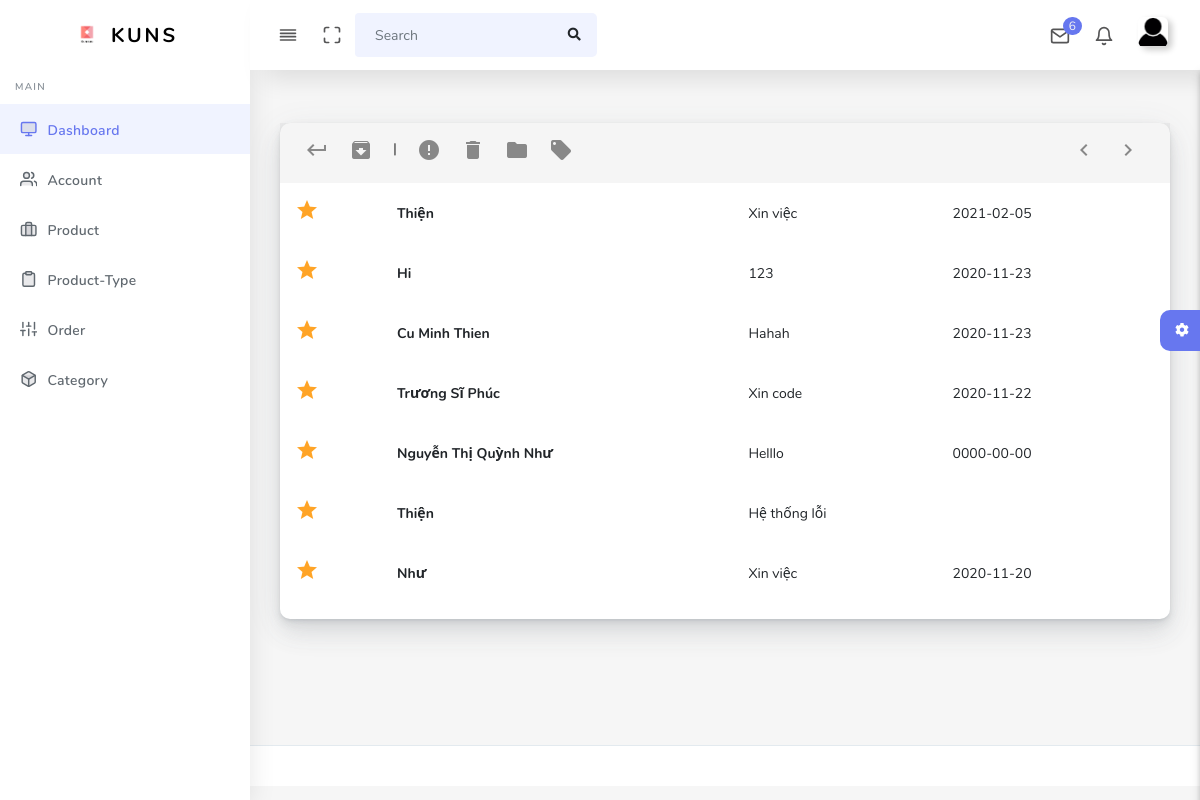
Screenshot of /Admin/index.php?act=mail (signed in) with the database file from the repository.
### tables this page shows
CREATE TABLE `lienhe` (
  `ConID` int(11) NOT NULL,
  `name` varchar(255) NOT NULL,
  `email` varchar(255) NOT NULL,
  `phone` varchar(255) NOT NULL,
  `problem` varchar(255) NOT NULL,
  `message` mediumtext NOT NULL,
  `time` date DEFAULT NULL
);

### Admin/Control/mail.php (called while the page is built, shortened)
<?php
class Mail_CT
{
    var $mail_md;
    public function __construct()
    {
        $this->mail_md = new mail();
    }
    public function list()
    {
        $data = $this->mail_md->list_all_method();
        require_once("View/index.php");
    }
}

### Admin/Control/database.php (called while the page is built, shortened)
<?php
Class Database{
   public $host   = 'localhost';
   public $user   = 'root';
   public $pass   = '';
   public $dbname = 'WEB2';
   public $link;
private function connectDB(){
   $this->link = new mysqli($this->host, $this->user, $this->pass,$this->dbname);
 }
public function select($query){
  $result = $this->link->query($query) or
   die($this->link->error.__LINE__);
  if($result->num_rows > 0){
    return $result;
  } else {
    return false;
  }
 }
}

### Admin/Model/model.php (called while the page is built, shortened)
<?php  include './Control/database.php'; ?>
<?php
class Model
{
    var $table;
    var $method;
    function __construct()
    {
        $this->db = new Database();
    }
    function list_all_method()
    {
        $query = "select * from $this->table ORDER BY $this->method DESC ";
        require("result.php");
        return $data;
    }
}

### Admin/Model/result.php (called while the page is built)
<?php
$result = $this->db->select($query);
$data = array();
while ($row = $result->fetch_assoc()) {
    $data[] = $row;
}
?>

### Admin/View/mail/inbox.php (the view)
<div class="section-body">
  <div class="row">
    <div class="col-xs-12 col-sm-12 col-md-12 col-lg-12">
      <div class="card">
        <div class="boxs mail_listing">
          <div class="inbox-center table-responsive">
            <table class="table table-hover">
              <thead>
                <tr>
                  <th colspan="3">
                    <div class="inbox-header">
                      <div class="mail-option">
                        <div class="email-btn-group m-l-15">
                          <a href="#" class="col-dark-gray waves-effect m-r-20" title="back"
                            data-toggle="tooltip">
                            <i class="material-icons">keyboard_return</i>
                          </a>
                          <a href="#" class="col-dark-gray waves-effect m-r-20" title="Archive"
                            data-toggle="tooltip">
                            <i class="material-icons">archive</i>
                          </a>
                          <div class="p-r-20">|</div>
                          <a href="#" class="col-dark-gray waves-effect m-r-20" title="Error"
                            data-toggle="tooltip">
                            <i class="material-icons">error</i>
                          </a>
                          <a href="#" class="col-dark-gray waves-effect m-r-20" title="Delete"
                            data-toggle="tooltip">
                            <i class="material-icons">delete</i>
                          </a>
                          <a href="#" class="col-dark-gray waves-effect m-r-20" title="Folders"
                            data-toggle="tooltip">
                            <i class="material-icons">folder</i>
                          </a>
                          <a href="#" class="col-dark-gray waves-effect m-r-20" title="Tag"
                            data-toggle="tooltip">
                            <i class="material-icons">local_offer</i>
                          </a>
                        </div>
                      </div>
                    </div>
                  </th>
                  <th class="hidden-xs" colspan="2">
                    <div class="pull-right">
                      <div class="email-btn-group m-l-15">
                        <a href="#" class="col-dark-gray waves-effect m-r-20" title="previous"
                          data-toggle="tooltip">
                          <i class="material-icons">navigate_before</i>
                        </a>
                        <a href="#" class="col-dark-gray waves-effect m-r-20" title="next"
                          data-toggle="tooltip">
                          <i class="material-icons">navigate_next</i>
                        </a>
                      </div>
                    </div>
                  </th>
                </tr>
              </thead>
              <tbody>
                <?php if ($data!=0) { ?>
                <?php foreach($data as $row){ ?>
                <tr class="unread">
                  <td class="hidden-xs">
                    <i class="material-icons text-warning">star</i>
                  </td>
                  <td class="hidden-xs"><b><?=$row['name']?></b></td>
                  <td class="max-texts">
                    <a href="?act=mail&run=read&id=<?=$row['ConID']?>"><?=$row['problem']?></a>
                  </td>
                  <td class="text-right"><?=$row['time']?></td>
                </tr>
              <?php }} ?>
              </tbody>
            </table>
          </div>
        </div>
      </div>
    </div>
  </div>
</div>

### rows the page displays
lienhe: name "Thiện", problem "Xin việc", time "2021-02-05"
lienhe: name "Hi", problem "123", time "2020-11-23"
lienhe: name "Cu Minh Thien", problem "Hahah", time "2020-11-23"
lienhe: name "Trương Sĩ Phúc", problem "Xin code", time "2020-11-22"
lienhe: name "Nguyễn Thị Quỳnh Như", problem "Helllo", time "0000-00-00"
lienhe: name "Thiện", problem "Hệ thống lỗi"
lienhe: name "Như", problem "Xin việc", time "2020-11-20"
